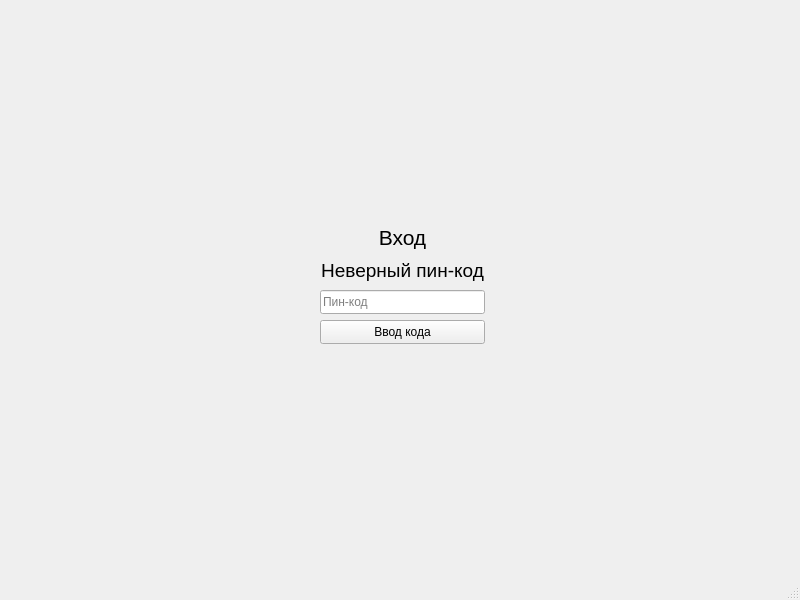
<?xml version="1.0" encoding="UTF-8"?>
<ui version="4.0">
 <class>MainWindow</class>
 <widget class="QMainWindow" name="MainWindow">
  <property name="geometry">
   <rect>
    <x>0</x>
    <y>0</y>
    <width>800</width>
    <height>600</height>
   </rect>
  </property>
  <property name="windowTitle">
   <string>MainWindow</string>
  </property>
  <widget class="QWidget" name="centralwidget">
   <widget class="QLabel" name="error">
    <property name="geometry">
     <rect>
      <x>320</x>
      <y>258</y>
      <width>165</width>
      <height>26</height>
     </rect>
    </property>
    <property name="text">
     <string>&lt;html&gt;&lt;head/&gt;&lt;body&gt;&lt;p align=&quot;center&quot;&gt;&lt;span style=&quot; font-size:14pt;&quot;&gt;Неверный пин-код&lt;/span&gt;&lt;/p&gt;&lt;/body&gt;&lt;/html&gt;</string>
    </property>
   </widget>
   <widget class="QLabel" name="sign">
    <property name="geometry">
     <rect>
      <x>320</x>
      <y>224</y>
      <width>165</width>
      <height>28</height>
     </rect>
    </property>
    <property name="text">
     <string>&lt;html&gt;&lt;head/&gt;&lt;body&gt;&lt;p align=&quot;center&quot;&gt;&lt;span style=&quot; font-size:16pt;&quot;&gt;Вход&lt;/span&gt;&lt;/p&gt;&lt;/body&gt;&lt;/html&gt;</string>
    </property>
   </widget>
   <widget class="QLineEdit" name="code_text">
    <property name="geometry">
     <rect>
      <x>320</x>
      <y>290</y>
      <width>165</width>
      <height>24</height>
     </rect>
    </property>
    <property name="sizePolicy">
     <sizepolicy hsizetype="Preferred" vsizetype="Fixed">
      <horstretch>0</horstretch>
      <verstretch>0</verstretch>
     </sizepolicy>
    </property>
    <property name="text">
     <string/>
    </property>
    <property name="echoMode">
     <enum>QLineEdit::Password</enum>
    </property>
    <property name="placeholderText">
     <string>Пин-код</string>
    </property>
    <property name="clearButtonEnabled">
     <bool>false</bool>
    </property>
   </widget>
   <widget class="QPushButton" name="Ok">
    <property name="geometry">
     <rect>
      <x>320</x>
      <y>320</y>
      <width>165</width>
      <height>24</height>
     </rect>
    </property>
    <property name="sizePolicy">
     <sizepolicy hsizetype="Preferred" vsizetype="Fixed">
      <horstretch>0</horstretch>
      <verstretch>0</verstretch>
     </sizepolicy>
    </property>
    <property name="minimumSize">
     <size>
      <width>1</width>
      <height>1</height>
     </size>
    </property>
    <property name="mouseTracking">
     <bool>true</bool>
    </property>
    <property name="text">
     <string>Ввод кода</string>
    </property>
   </widget>
  </widget>
  <widget class="QMenuBar" name="menubar">
   <property name="geometry">
    <rect>
     <x>0</x>
     <y>0</y>
     <width>800</width>
     <height>21</height>
    </rect>
   </property>
  </widget>
  <widget class="QStatusBar" name="statusbar"/>
 </widget>
 <resources/>
 <connections/>
</ui>
